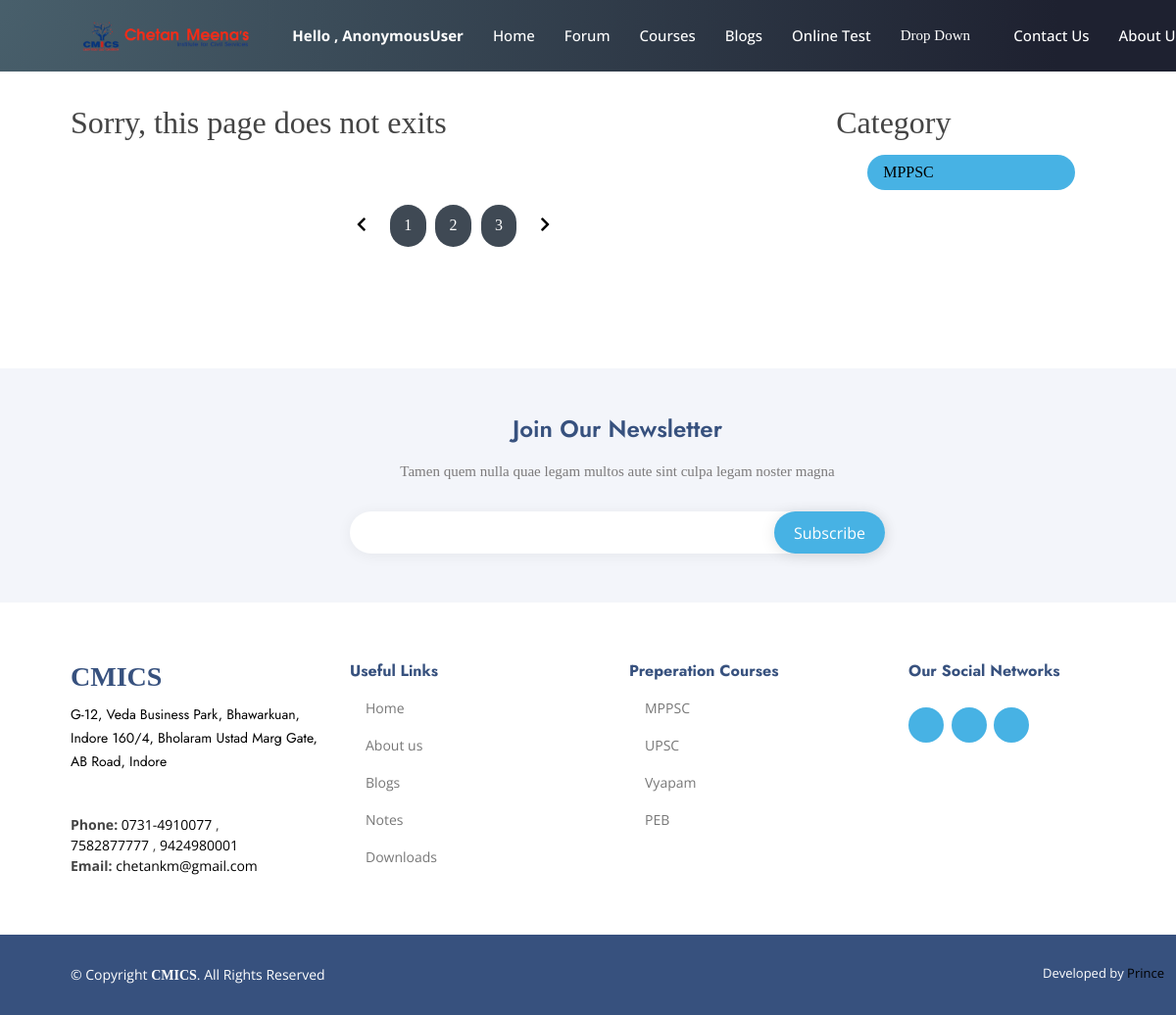
The app's page /category/MPPSC/, older data.
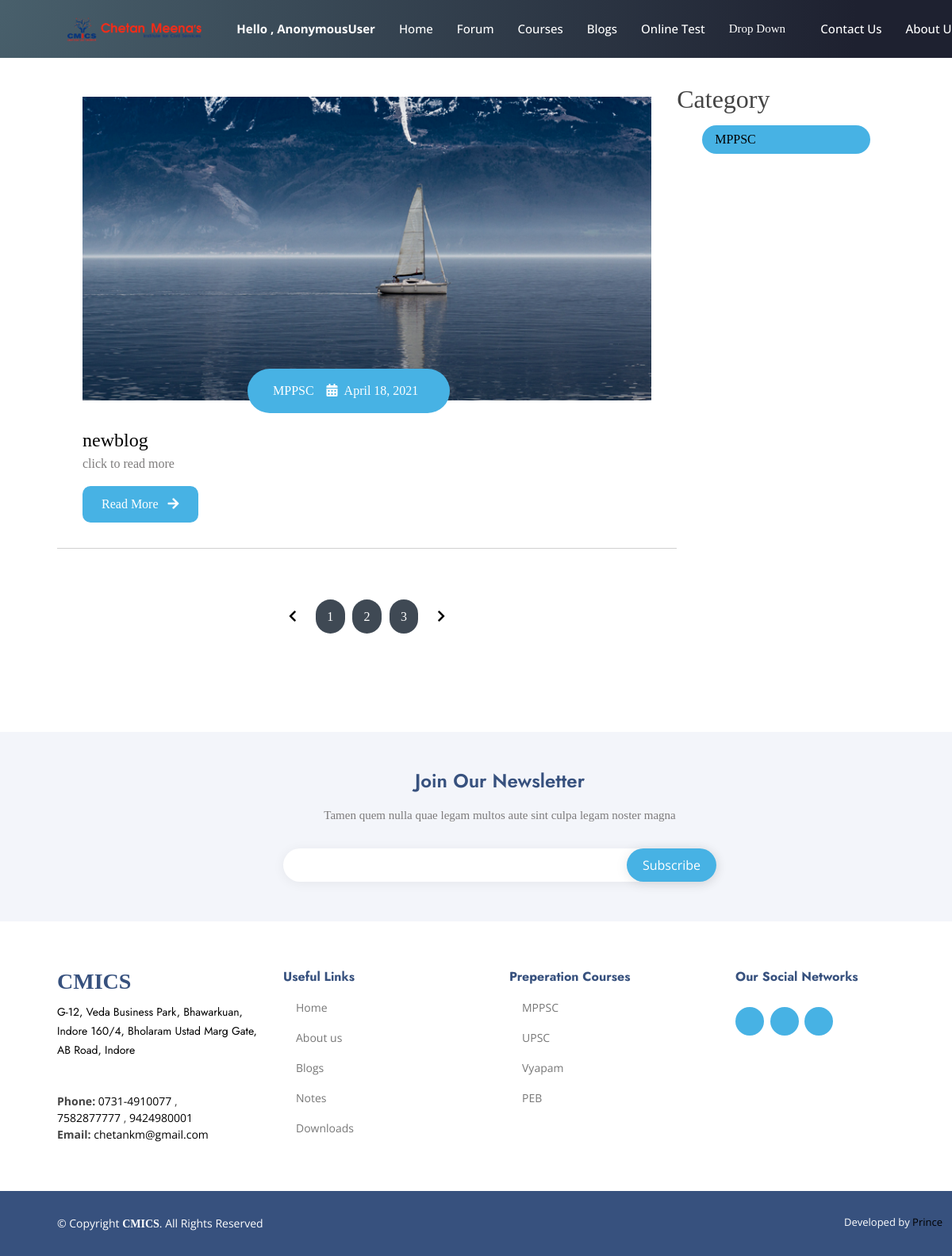
The same page, newer data.
### blog/models.py (models this page shows, shortened)
class Blog(models.Model):
    title = models.CharField(max_length=100,null=True)
    image = models.ImageField(null=True)
    content = RichTextUploadingField(null=True,blank=True)
    pub_date = models.DateTimeField(auto_now_add=True,null=True)
    published = models.BooleanField(default=None)
    category = models.CharField(max_length=255, default='')
    categories = models.ForeignKey(Category,verbose_name='Category',on_delete=models.PROTECT)
    snippet = models.CharField(max_length=500,default="click to read more",null=True)

class Category(models.Model):
    category = models.CharField(max_length=255)
    class Meta:
        verbose_name = "Category"
        verbose_name_plural= "Categories"
        ordering = ['-category']
    def __str__(self):
        return self.category

### blog/views.py (the view)
# urls.py: path('category/<str:cats>/',CategoryView,name='category'),
def CategoryView(request, cats):
    category_posts = Blog.objects.filter(category= cats)
    return render(request,'categories.html',{'cats':cats,'category_posts':category_posts})

### templates/categories.html (shortened to what this page needs)
{%extends 'another.html'%}
{%load static%}
    {%block body%}
    <link rel="stylesheet" href="{%static 'css/all.css'%}">
    <link rel="stylesheet" href="{%static 'css/aos.css' %}">
    <link rel="stylesheet" href="{%static 'css/blog.css'%}">
    <main>
        <div class="container text-center">
           <h2>{{cats}}</h2>
        </div>
        <section class="container">
            <div class="site-content">
                <div class="posts">
                    {% if category_posts %}
                    {%for blog in category_posts %}
                    <div class="post-content" data-aos="zoom-in" data-aos-delay="200">
                        <div class="post-image">
                            <div>
                                <img src="{{blog.image.url}}" class="img" alt="blog1">
                            </div>
                            <div class="post-info flex-row" style="background: #47b2e4;color:white;">
                                <span>&nbsp;&nbsp;{{blog.categories}}</span>
                                <span><i
                                        class="fas fa-calendar-alt "></i>&nbsp;&nbsp;{{blog.pub_date|date}}</span>
                            </div>
                        </div>
                        <div class="post-title">
                            <a href="{% url 'blog-detail' blog.pk %}">{{blog.title}}</a>
                            <p>{{blog.snippet| safe}}
                            </p>
                            <a href="{% url 'blog-detail' blog.pk %}"> <button class="btn post-btn" style="background: #47b2e4;color:white;">Read More &nbsp; <i
                                        class="fas fa-arrow-right"></i></button></a>
                        </div>
                    </div>
                    <hr>
                    {%endfor%}
{%else%}
<h2>Sorry, this page does not exits</h2>
{%endif%}
                    <div class="pagination flex-row">
                        <a href="#"><i class="fas fa-chevron-left"></i></a>
                        <a href="#" class="pages">1</a>
                        <a href="#" class="pages">2</a>
                        <a href="#" class="pages">3</a>
                        <a href="#"><i class="fas fa-chevron-right"></i></a>
                    </div>
                </div>
                <aside class="sidebar">
                    <div class="category">
                        <h2>Category</h2>
                        <ul class="category-list"  >
                            <a href="#">
                                <li class="list-items" data-aos="fade-left" data-aos-delay="400">
                                    {{cats}}
                                </li>
                            </a>
                        </ul>
                    </div>
                </aside>
            </div>
        </section>
    </main>
</body>
</html>
{%endblock body%}

Row changes from the older to the newer data that the page shows:
now on this page (row edited): Blog: image (picture), categories "MPPSC", pub_date "April 18, 2021", title "newblog", snippet "click to read more"
Text that changed along with them:
text no longer shown: "Sorry, this page does not exits"
